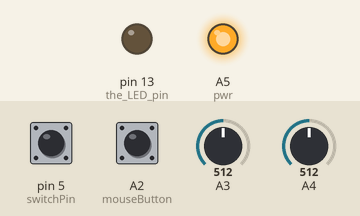
Simulated run of this sketch. Board: Arduino Leonardo, built with avr-gcc and run on an emulated ATmega32U4. Shown: output pins drawn as LEDs (lit = HIGH). The inputs (shaded band) are chosen by the test bench; at power-on: pin 5 (switchPin) HIGH, A2 (mouseButton) HIGH, A3 = 512, A4 = 512. USB keyboard and mouse output is not drawn.

Above: at 1.2 s.
1.3 s: pin 5 (switchPin) pulled LOW for 0.15 s
At 1.37 s:
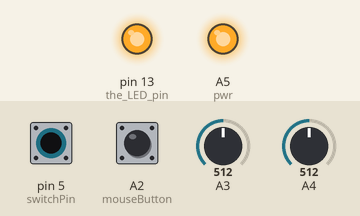
2.9 s: pin 5 (switchPin) pulled LOW for 3.2 s
At 6.9 s:
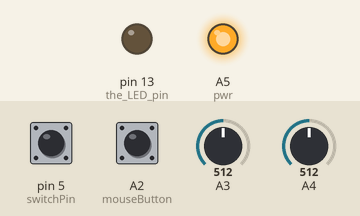
Timing chart, 0 to 8.4 s (numbered marks = the images above; inputs shaded):
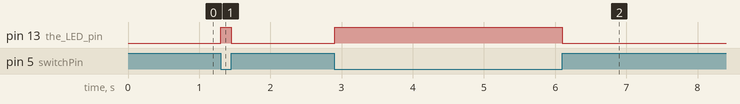

Measured:
- after the input at 1.3 s, pin 13 (the_LED_pin): LOW → HIGH at once, → LOW 0.15 s later
- after the input at 2.9 s, pin 13 (the_LED_pin): LOW → HIGH at once, → LOW 3.2 s later

The sketch:

JoystickMouseControl.ino
```cpp
/*
  JoystickMouseControl

  Controls the mouse from a joystick on an MKR1000
  Uses a pushbutton to turn on and off mouse control, and
  a second pushbutton to click the left mouse button

  Modified from standard Arduino example, original by me.

  Hardware:
   2-axis joystick connected to pins A4 and A3
   pushbuttons connected to pin A2 and D5

  The mouse movement is always relative. This sketch reads
  two analog inputs that range from 0 to 1023 (or less on either end)
  and translates them into ranges of -6 to 6.
  The sketch assumes that the joystick resting values are around the
  middle of the range, but that they vary within a threshold.

  WARNING:  When you use the Mouse.move() command, the Arduino takes
  over your mouse!  Make sure you have control before you use the command.
  This sketch includes a pushbutton to toggle the mouse control state, so
  you can turn on and off mouse control.

  created 15 Sept 2011
  updated 12 July 2016
  by Tom Igoe

*/

#include "Mouse.h"

// set pin numbers for switch, joystick axes, and LED:
const int switchPin = 5;      // switch to turn on and off mouse control
const int mouseButton = A2;    // input pin for the mouse pushButton
const int xAxis = A4;         // joystick X axis
const int yAxis = A3;         // joystick Y axis
const int pwr = A5;           // joystick power
const int gnd = A1;           // joystick ground

// parameters for reading the joystick:
int range = 12;               // output range of X or Y movement
int responseDelay = 5;        // response delay of the mouse, in ms
int threshold = range / 4;    // resting threshold
int center = range / 2;       // resting position value

boolean mouseIsActive = false;    // whether or not to control the mouse
int lastSwitchState = LOW;        // previous switch state

void setup() {
  pinMode(switchPin, INPUT_PULLUP);       // the switch pin
  pinMode(mouseButton, INPUT_PULLUP);     // mouse pushbutton
  pinMode(LED_BUILTIN, OUTPUT);           // the LED pin
  pinMode(gnd, OUTPUT);                   // ground pin for joystick
  pinMode(pwr, OUTPUT);                   // power pin for joystick
  digitalWrite(gnd, LOW);
  digitalWrite(pwr, HIGH);

  // take control of the mouse:
  Mouse.begin();
  Serial.begin(9600);
}

void loop() {
  mouseIsActive = !digitalRead(switchPin);
  // turn on LED to indicate mouse state:
  digitalWrite(LED_BUILTIN, mouseIsActive);


  // read and scale the two axes:
  int xReading = readAxis(xAxis);
  int yReading = readAxis(yAxis);

  // if the mouse control state is active, move the mouse:
  if (mouseIsActive) {
    Mouse.move(xReading, yReading, 0);


    // read the mouse button and click or not click:
    // if the mouse button is pressed:
    if (digitalRead(mouseButton) == LOW) {
      // if the mouse is not pressed, press it:
      if (!Mouse.isPressed(MOUSE_LEFT)) {
        Mouse.press(MOUSE_LEFT);
      }
    }
    // else the mouse button is not pressed:
    else {
      // if the mouse is pressed, release it:
      if (Mouse.isPressed(MOUSE_LEFT)) {
        Mouse.release(MOUSE_LEFT);
      }
    }
  }

  delay(responseDelay);
}

/*
  reads an axis (0 or 1 for x or y) and scales the
  analog input range to a range from 0 to <range>
*/

int readAxis(int thisAxis) {
  // read the analog input:
  int reading = analogRead(thisAxis);

  // map the reading from the analog input range to the output range:
  reading = map(reading, 0, 1023, 0, range);

  // if the output reading is outside from the
  // rest position threshold,  use it:
  int distance = reading - center;

  if (abs(distance) < threshold) {
    distance = 0;
  }

  // return the distance for this axis:
  return distance;
}
```
